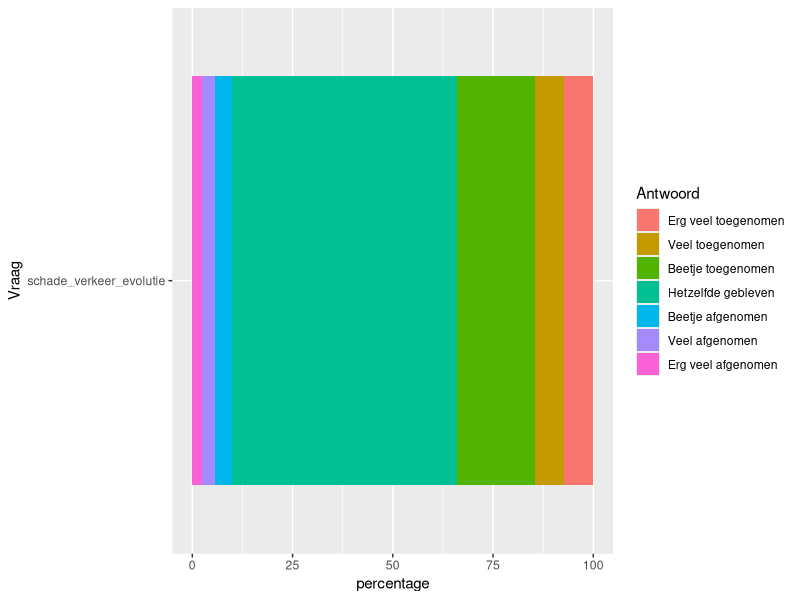

This figure's R source:
## ---- chunk 1
library(tidyverse)
library(ggplot2)
## ---- chunk 2
Data_inschatting <- read.csv("./dashboard/input/maatschappelijke_draagkracht/Data_inschatting.csv")
## ---- chunk 3
verkeer_inschatting <- Data_inschatting %>%
  filter(Vraag == "schade_verkeer_evolutie")

verkeer_inschatting$Antwoord <- factor(verkeer_inschatting$Antwoord , 
                                    levels = c('Erg veel toegenomen','Veel toegenomen',
                                               'Beetje toegenomen', 'Hetzelfde gebleven',
                                               'Beetje afgenomen', 'Veel afgenomen',
                                               'Erg veel afgenomen'))

plot_inschatting_verkeer <- ggplot(data = verkeer_inschatting,
                           aes(x = percentage,
                               y = Vraag,
                               fill = Antwoord)) +
  geom_bar(stat = "identity", 
           position = "stack")

plot_inschatting_verkeer

